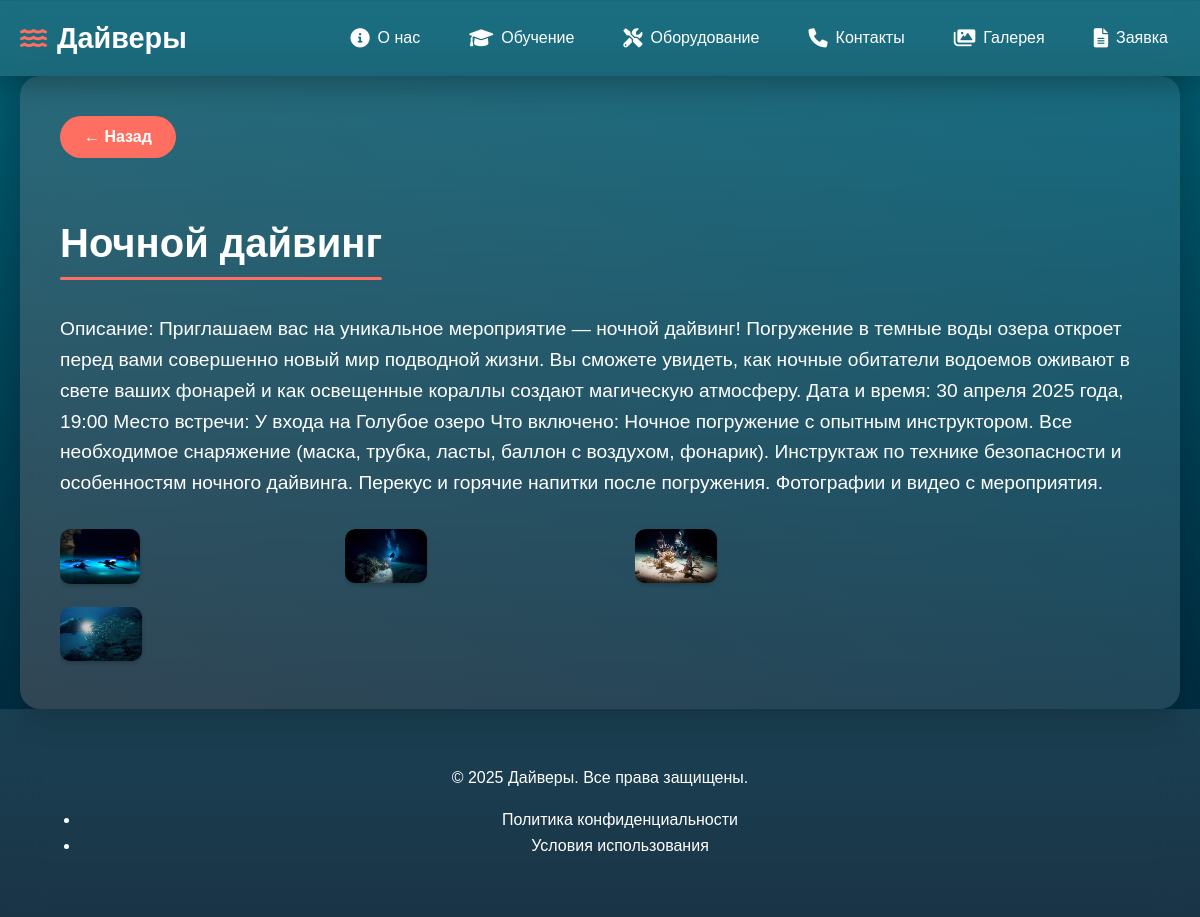
/event/2/, run on the app's committed database.
### main/models.py (models this page shows, shortened)
class Event(models.Model):
    title = models.CharField(max_length=100, verbose_name="Название мероприятия")
    created_at = models.DateTimeField(default=timezone.now)
    updated_at = models.DateTimeField(auto_now=True)
    description = models.TextField(
        verbose_name="Описание мероприятия",
        blank=True,
        null=True
    )
    homepage_content = models.ManyToManyField(
        HomePageContent,
        related_name='events',
        verbose_name="Контент главной страницы",
        blank=True
    )
    class Meta:
        verbose_name = "Мероприятие"
        verbose_name_plural = "Мероприятия"

class EventImage(models.Model):
    event = models.ForeignKey(Event, related_name='images', on_delete=models.CASCADE)
    image = models.ImageField(
        upload_to='events/',
        validators=[validate_image_file_size, validate_file_extension]
    )

### main/views.py (the view)
# urls.py: path('event/<int:event_id>/', views.event_detail, name='event_detail'),  # Детали мероприятия
def event_detail(request, event_id):
    event = get_object_or_404(Event, id=event_id)
    images = [img.image.url for img in event.images.all()]
    context = {
        'event': event,
        'images': images,
    }
    return render(request, 'events/event_detail.html', context)

### templates/events/event_detail.html
{% extends "base.html" %}
{% block content %}
<section class="event-detail">
    <div class="container">
        <button onclick="window.history.back()" class="back-button">← Назад</button>
        <div class="event-header">
            <h2>{{ event.title }}</h2>
        </div>
        <div class="event-description">
            <p>{{ event.description }}</p>
        </div>
        <div class="event-images">
            {% for image in event.images.all %}
                <div class="event-image-wrapper">
                    <img src="{{ image.image.url }}" alt="Изображение мероприятия" class="event-image">
                </div>
            {% empty %}
                <p>Нет изображений для этого мероприятия.</p>
            {% endfor %}
        </div>
    </div>
</section>
{% endblock %}

### static/css/styles.css (style rules this page uses)
:root { --primary-color: #ff6f61; --secondary-color: #0083B0; --accent-color: #FF6F61; --background-color: #005F73; --text-color: #FFFFFF; --glass-effect: rgba(255, 255, 255, 0.1); --gradient: linear-gradient(135deg, var(--primary-color), var(--secondary-color)); --shadow: 0 8px 32px rgba(0, 0, 0, 0.3); --transition-speed: 0.4s; }
body { font-family: 'Poppins', sans-serif; color: var(--text-color); line-height: 1.6; margin: 0; padding: 0; position: relative; overflow: auto; min-height: 100vh; }
body::before { content: ''; position: absolute; top: 0; left: 0; width: 100%; height: 100%; background-size: cover; background: linear-gradient(to bottom, rgba(0, 95, 115, 1) 0%, rgba(0, 60, 80, 1) 50%, rgba(0, 30, 50, 1) 100% ) center; z-index: -1; animation: waterMovement 20s linear infinite; }
.back-button { @extend .button; }
.container { max-width: 1200px; margin: 0 auto; padding: 0 20px; position: relative; z-index: 1; }
.event-image-wrapper { position: relative; overflow: hidden; border-radius: 10px; }
.event-image { width: 100%; height: 250px; object-fit: cover; border-radius: 10px; }
.event-detail { padding: 40px 20px; background-color: #ffffff; }
.event-detail h2 { font-size: 2.5rem; margin-bottom: 20px; color: var(--text-color); }
.event-description { margin-bottom: 30px; font-size: 1.2rem; }
.event-images { display: flex; flex-wrap: wrap; gap: 15px; }
.event-images img { width: calc(33.333% - 10px); height: auto; border-radius: 10px; box-shadow: 0 2px 4px rgba(0, 0, 0, 0.2); }
.event-detail { padding: 40px 20px; background-color: rgba(255, 255, 255, 0.1); backdrop-filter: blur(20px); border-radius: 20px; box-shadow: 0 8px 32px rgba(0, 0, 0, 0.2); position: relative; overflow: hidden; }
.event-detail h2 { font-size: 2.5rem; margin-bottom: 20px; color: var(--text-color); position: relative; display: inline-block; }
.event-detail h2::after { content: ''; position: absolute; bottom: -5px; left: 50%; transform: translateX(-50%); width: 100%; height: 3px; background: var(--accent-color); border-radius: 2px; }
.event-description { margin-bottom: 30px; font-size: 1.2rem; color: var(--text-color); line-height: 1.6; }
.event-detail::before { content: ''; position: absolute; top: 0; left: 0; width: 100%; height: 100%; background: linear-gradient(45deg, var(--primary-color), var(--secondary-color)); opacity: 0.1; z-index: -1; animation: gradientBackground 10s infinite alternate; }
.back-button { background: var(--accent-color); color: var(--text-color); border: none; padding: 12px 24px; border-radius: 25px; font-size: 1rem; font-weight: 600; cursor: pointer; transition: background 0.3s ease, transform 0.3s ease; margin-bottom: 20px; }

### static/css/header.css (style rules this page uses)
:root { --primary-color: #ff6f61; --secondary-color: #0083B0; --accent-color: #FF6F61; --background-color: #005F73; --text-color: #FFFFFF; --glass-effect: rgba(255, 255, 255, 0.1); --gradient: linear-gradient(135deg, var(--primary-color), var(--secondary-color)); --shadow: 0 8px 32px rgba(0, 0, 0, 0.3); --transition-speed: 0.4s; }

### data on the page
Event: title "Ночной дайвинг", description "Описание: Приглашаем вас на уникальное мероприятие — ночной дайвинг! Погружение в темные воды озера откроет перед вами совершенно новый мир подводной жизни. Вы сможете увидеть, как ночные обитатели водоемов оживают в свете ваших фонарей и как освещенные кораллы создают магическую атмосферу. Дата и время: 30 апреля 2025 года, 19:00 Место встречи: У входа на Голубое озеро Что включено: Ночное погружение с опытным инструктором. Все необходимое снаряжение (маска, трубка, ласты, баллон с воздухом, фонарик). Инструктаж по технике безопасности и особенностям ночного дайвинга. Перекус и горячие напитки после погружения. Фотографии и видео с мероприятия."
EventImage: image (picture)
EventImage: image (picture)
EventImage: image (picture)
EventImage: image (picture)
